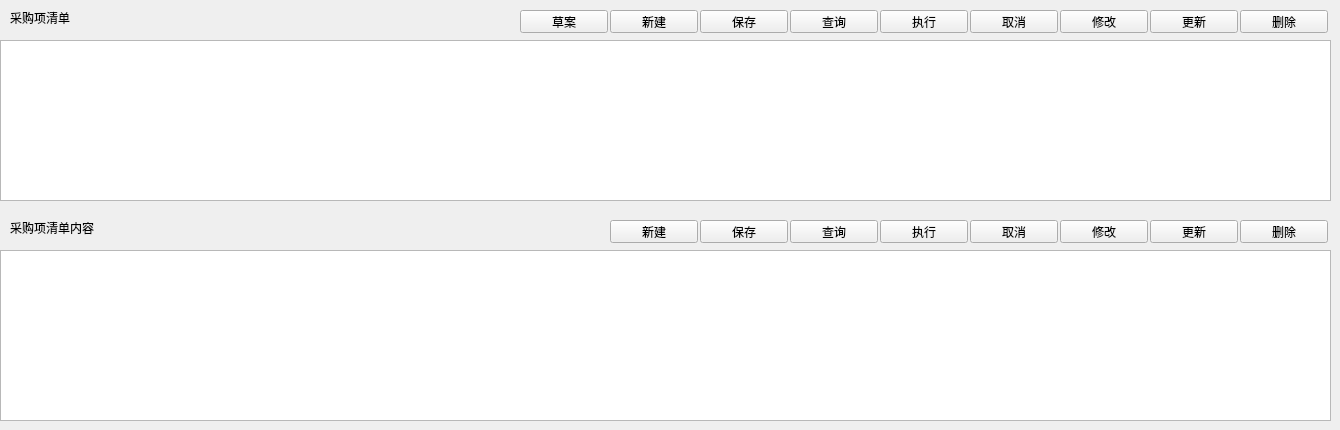
    <widget class="QWidget" name="Dtab_Project_PurchaseList_Plan">
     <attribute name="title">
      <string>项目采购计划单</string>
     </attribute>
     <widget class="QTableWidget" name="tbw_Project_PurchaseList_Plan">
      <property name="geometry">
       <rect>
        <x>0</x>
        <y>40</y>
        <width>1331</width>
        <height>161</height>
       </rect>
      </property>
     </widget>
     <widget class="QTableWidget" name="tbw_Project_PurchaseList_Plan_Item">
      <property name="geometry">
       <rect>
        <x>0</x>
        <y>250</y>
        <width>1331</width>
        <height>171</height>
       </rect>
      </property>
     </widget>
     <widget class="QLabel" name="label_73">
      <property name="geometry">
       <rect>
        <x>10</x>
        <y>220</y>
        <width>121</width>
        <height>16</height>
       </rect>
      </property>
      <property name="text">
       <string>采购项清单内容</string>
      </property>
     </widget>
     <widget class="QLabel" name="label_122">
      <property name="geometry">
       <rect>
        <x>10</x>
        <y>10</y>
        <width>81</width>
        <height>16</height>
       </rect>
      </property>
      <property name="text">
       <string>采购项清单</string>
      </property>
     </widget>
     <widget class="QPushButton" name="pbtn_Project_PurchaseList_Plan_Query">
      <property name="geometry">
       <rect>
        <x>790</x>
        <y>10</y>
        <width>88</width>
        <height>23</height>
       </rect>
      </property>
      <property name="text">
       <string>查询</string>
      </property>
     </widget>
     <widget class="QPushButton" name="pbtn_Project_PurchaseList_Plan_Cancel">
      <property name="geometry">
       <rect>
        <x>970</x>
        <y>10</y>
        <width>88</width>
        <height>23</height>
       </rect>
      </property>
      <property name="text">
       <string>取消</string>
      </property>
     </widget>
     <widget class="QPushButton" name="pbtn_Project_PurchaseList_Plan_Save">
      <property name="geometry">
       <rect>
        <x>700</x>
        <y>10</y>
        <width>88</width>
        <height>23</height>
       </rect>
      </property>
      <property name="text">
       <string>保存</string>
      </property>
     </widget>
     <widget class="QPushButton" name="pbtn_Project_PurchaseList_Plan_Update">
      <property name="geometry">
       <rect>
        <x>1150</x>
        <y>10</y>
        <width>88</width>
        <height>23</height>
       </rect>
      </property>
      <property name="text">
       <string>更新</string>
      </property>
     </widget>
     <widget class="QPushButton" name="pbtn_Project_PurchaseList_Plan_Delete">
      <property name="geometry">
       <rect>
        <x>1240</x>
        <y>10</y>
        <width>88</width>
        <height>23</height>
       </rect>
      </property>
      <property name="text">
       <string>删除</string>
      </property>
     </widget>
     <widget class="QPushButton" name="pbtn_Project_PurchaseList_Plan_Modify">
      <property name="geometry">
       <rect>
        <x>1060</x>
        <y>10</y>
        <width>88</width>
        <height>23</height>
       </rect>
      </property>
      <property name="text">
       <string>修改</string>
      </property>
     </widget>
     <widget class="QPushButton" name="pbtn_Project_PurchaseList_Plan_Run">
      <property name="geometry">
       <rect>
        <x>880</x>
        <y>10</y>
        <width>88</width>
        <height>23</height>
       </rect>
      </property>
      <property name="text">
       <string>执行</string>
      </property>
     </widget>
     <widget class="QPushButton" name="pbtn_Project_PurchaseList_Plan_New">
      <property name="geometry">
       <rect>
        <x>610</x>
        <y>10</y>
        <width>88</width>
        <height>23</height>
       </rect>
      </property>
      <property name="text">
       <string>新建</string>
      </property>
     </widget>
     <widget class="QPushButton" name="pbtn_Project_PurchaseList_Plan_Item_Query">
      <property name="geometry">
       <rect>
        <x>790</x>
        <y>220</y>
        <width>88</width>
        <height>23</height>
       </rect>
      </property>
      <property name="text">
       <string>查询</string>
      </property>
     </widget>
     <widget class="QPushButton" name="pbtn_Project_PurchaseList_Plan_Item_Cancel">
      <property name="geometry">
       <rect>
        <x>970</x>
        <y>220</y>
        <width>88</width>
        <height>23</height>
       </rect>
      </property>
      <property name="text">
       <string>取消</string>
      </property>
     </widget>
     <widget class="QPushButton" name="pbtn_Project_PurchaseList_Plan_Item_Save">
      <property name="geometry">
       <rect>
        <x>700</x>
        <y>220</y>
        <width>88</width>
        <height>23</height>
       </rect>
      </property>
      <property name="text">
       <string>保存</string>
      </property>
     </widget>
     <widget class="QPushButton" name="pbtn_Project_PurchaseList_Plan_Item_Update">
      <property name="geometry">
       <rect>
        <x>1150</x>
        <y>220</y>
        <width>88</width>
        <height>23</height>
       </rect>
      </property>
      <property name="text">
       <string>更新</string>
      </property>
     </widget>
     <widget class="QPushButton" name="pbtn_Project_PurchaseList_Plan_Item_Delete">
      <property name="geometry">
       <rect>
        <x>1240</x>
        <y>220</y>
        <width>88</width>
        <height>23</height>
       </rect>
      </property>
      <property name="text">
       <string>删除</string>
      </property>
     </widget>
     <widget class="QPushButton" name="pbtn_Project_PurchaseList_Plan_Item_Modify">
      <property name="geometry">
       <rect>
        <x>1060</x>
        <y>220</y>
        <width>88</width>
        <height>23</height>
       </rect>
      </property>
      <property name="text">
       <string>修改</string>
      </property>
     </widget>
     <widget class="QPushButton" name="pbtn_Project_PurchaseList_Plan_Item_Run">
      <property name="geometry">
       <rect>
        <x>880</x>
        <y>220</y>
        <width>88</width>
        <height>23</height>
       </rect>
      </property>
      <property name="text">
       <string>执行</string>
      </property>
     </widget>
     <widget class="QPushButton" name="pbtn_Project_PurchaseList_Plan_Item_New">
      <property name="geometry">
       <rect>
        <x>610</x>
        <y>220</y>
        <width>88</width>
        <height>23</height>
       </rect>
      </property>
      <property name="text">
       <string>新建</string>
      </property>
     </widget>
     <widget class="QPushButton" name="pbtn_Project_PurchaseList_Plan_Auto">
      <property name="geometry">
       <rect>
        <x>520</x>
        <y>10</y>
        <width>88</width>
        <height>23</height>
       </rect>
      </property>
      <property name="text">
       <string>草案</string>
      </property>
     </widget>
    </widget>
